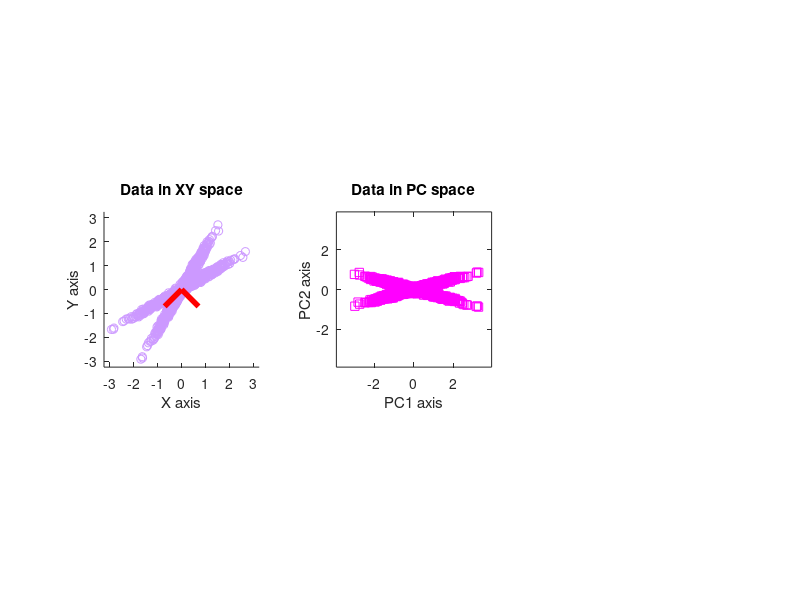

MATLAB code for this plot: (Note: this script raises an error after producing the figure.)
%% Independent components analysis
% ICA, PCA, GED on simulated data
%%
% Generate data
x = [ 1*randn(1000,1) .05*randn(1000,1) ];

% Rotation matrix
th = -pi/6;
R1 = [ cos(th) -sin(th); sin(th) cos(th) ];
th = -pi/3;
R2 = [ cos(th) -sin(th); sin(th) cos(th) ];

% Rotate the data to impose correlations
y = [ x*R1 ; x*R2 ];

% Plot the data in its original data space
figure(1), clf
subplot(131), hold on
h(1) = plot(y(:,1),y(:,2),'o');
set(h(1),'color',[.8 .6 1])

% Make the plot look nicer
datarange = max(y(:))*1.2;
set(gca,'xlim',[-datarange datarange],'ylim',[-datarange datarange])
xlabel('X axis'), ylabel('Y axis')
axis square
title('Data in XY space')

%%% PCA on data
y = bsxfun(@minus,y,mean(y,1));
covmat = (y'*y) / length(y);
[evecsY,evalsY] = eig(covmat);

% Compute PC scores
pc1 = y*evecsY(:,1);
pc2 = y*evecsY(:,2);

% Plot eigenvectors scaled by their eigenvalues
h(2:3) = plot([[0; 0] evecsY(1,:)']',[[0; 0] evecsY(2,:)']','r','linew',4);

% Plot the data in PC space
subplot(132)
plot(pc2,pc1,'ms')

% Make the plot look a bit nicer
datarange = max([pc1(:); pc2(:)])*1.2;
set(gca,'xlim',[-datarange datarange],'ylim',[-datarange datarange])
xlabel('PC1 axis'), ylabel('PC2 axis'), axis square
title('Data in PC space')

%%% Run ICA
ivecs = jader(y');

% Compute IC scores
ic_scores = ivecs*y';

% Plot the IC vectors
subplot(131)
h(4:5) = plot([[0; 0] ivecs(1,:)']',[[0; 0] ivecs(2,:)']','k','linew',4);
legend(h([1 2 4]),{'Data';'PC';'IC'})

% Plot the data in IC space
subplot(133)
plot(ic_scores(1,:),ic_scores(2,:),'ms')
datarange = max(ic_scores(:))*1.2;
set(gca,'xlim',[-datarange datarange],'ylim',[-datarange datarange])
xlabel('IC1 axis'), ylabel('IC2 axis'), axis square
title('Data in IC space')

%% Part 2: simulated EEG datae
close all; clear all

%%
% Load mat file containing EEG, leadfield and channel locations
load emptyEEG

% Pick a dipole location in the brain
diploc = 109;

% Normalize dipoles
lf.GainN = bsxfun(@times,squeeze(lf.Gain(:,1,:)),lf.GridOrient(:,1)') + bsxfun(@times,squeeze(lf.Gain(:,2,:)),lf.GridOrient(:,2)') + bsxfun(@times,squeeze(lf.Gain(:,3,:)),lf.GridOrient(:,3)');

% Plot brain dipoles
figure(1), clf, subplot(221)
plot3(lf.GridLoc(:,1), lf.GridLoc(:,2), lf.GridLoc(:,3), 'o')
hold on
plot3(lf.GridLoc(diploc,1), lf.GridLoc(diploc,2), lf.GridLoc(diploc,3), 's','markerfacecolor','w','markersize',10)
rotate3d on, axis square, axis off
title('Brain dipole locations')

% Each dipole can be projected onto the scalp using the forward model. 
% The code below shows this projection from one dipole.
subplot(222)
topoplotIndie(lf.GainN(:,diploc), EEG.chanlocs,'numcontour',0,'electrodes','numbers','shading','interp');
title('Signal dipole projection')

% Now we generate random data in brain dipoles.
% create 1000 time points of random data in brain dipoles
% (note: the '1' before randn controls the amount of noise)
dipole_data = 1*randn(length(lf.Gain),1000);

% Add signal to second half of dataset
dipole_data(diploc,501:end) = 15*sin(2*pi*10*(0:499)/EEG.srate);

% Project dipole data to scalp electrodes
EEG.data = lf.GainN*dipole_data;

% Meaningless time series
EEG.times = (0:size(EEG.data,2)-1)/EEG.srate;

% Plot the data from one channel
subplot(212), hold on, plot(.5,0,'HandleVisibility','off');
plot(EEG.times,dipole_data(diploc,:)/norm(dipole_data(diploc,:)),'linew',4)
plot(EEG.times,EEG.data(31,:)/norm(EEG.data(31,:)),'linew',2)
xlabel('Time (s)'), ylabel('Amplitude (norm.)')
legend({'Dipole';'Electrode'})

%% Create covariance matrices
% Compute covariance matrix R is first half of data
tmpd = EEG.data(:,1:500);
tmpd = bsxfun(@minus,tmpd,mean(tmpd,2));
covR = tmpd*tmpd'/500;

% Compute covariance matrix S is second half of data
tmpd = EEG.data(:,501:end);
tmpd = bsxfun(@minus,tmpd,mean(tmpd,2));
covS = tmpd*tmpd'/500;

%%% Plot the two covariance matrices
figure(2), clf

% S matrix
subplot(131)
imagesc(covS)
title('S matrix')
axis square, set(gca,'clim',[-1 1]*1e6)

% R matrix
subplot(132)
imagesc(covR)
title('R matrix')
axis square, set(gca,'clim',[-1 1]*1e6)

% R^{-1}S
subplot(133)
imagesc(inv(covR)*covS)
title('R^-^1S matrix')
axis square, set(gca,'clim',[-10 10])

%% %%%%%%%%%%%%%%%%%%%%%%%%%%%%% %%
%                                 %
%  Dimension compression via PCA  %
%                                 %
%%%%%%%%%%%%%%%%%%%%%%%%%%%%%%%%%%%
% PCA
[evecs,evals] = eig(covS+covR);

% Sort eigenvalues/vectors
[evals,sidx] = sort(diag(evals),'descend');
evecs = evecs(:,sidx);

% Plot the eigenspectrum
figure(3), clf
subplot(231)
plot(evals./max(evals),'s-','markersize',15,'markerfacecolor','k')
axis square
set(gca,'xlim',[0 20.5])
title('PCA eigenvalues')
xlabel('Component number'), ylabel('Power ratio (norm-\lambda)')

% Component time series is eigenvector as spatial filter for data
comp_ts = evecs(:,1)'*EEG.data;

% Normalize time series (for visualization)
dipl_ts = dipole_data(diploc,:) / norm(dipole_data(diploc,:));
comp_ts = comp_ts / norm(comp_ts);
chan_ts = EEG.data(31,:) / norm(EEG.data(31,:));

% Plot the time series
subplot(212), hold on
plot(EEG.times,.3+dipl_ts,'linew',2)
plot(EEG.times,.15+chan_ts)
plot(EEG.times,comp_ts)
legend({'Truth';'EEG channel';'PCA time series'})
set(gca,'ytick',[])
xlabel('Time (a.u.)')

%% Spatial filter forward model
% The filter forward model is what the source "sees" when it looks through the
% electrodes. It is obtained by passing the covariance matrix through the filter.
filt_topo = evecs(:,1);

% Eigenvector sign uncertainty can cause a sign-flip, which is corrected for by 
% forcing the largest-magnitude projection electrode to be positive.
[~,se] = max(abs( filt_topo ));
filt_topo = filt_topo * sign(filt_topo(se));

% Plot the maps
subplot(232)
topoplotIndie(lf.GainN(:,diploc), EEG.chanlocs,'numcontour',0,'electrodes','numbers','shading','interp');
title('Truth topomap')

subplot(233)
topoplotIndie(filt_topo,EEG.chanlocs,'electrodes','numbers','numcontour',0);
title('PCA forward model')

%% %%%%%%%%%%%%%%%%%%%%%%%%%%%%% %%
%                                 %
%    Source separation via GED    %
%                                 %
%%%%%%%%%%%%%%%%%%%%%%%%%%%%%%%%%%%
% Generalized eigendecomposition (GED)
[evecs,evals] = eig(covS,covR);

% Sort eigenvalues/vectors
[evals,sidx] = sort(diag(evals),'descend');
evecs = evecs(:,sidx);

% Plot the eigenspectrum
figure(4), clf
subplot(231)
plot(evals./max(evals),'s-','markersize',15,'markerfacecolor','k')
axis square
set(gca,'xlim',[0 20.5])
title('GED eigenvalues')
xlabel('Component number'), ylabel('Power ratio (norm-\lambda)')

% Component time series is eigenvector as spatial filter for data
comp_ts = evecs(:,1)'*EEG.data;

%% Plot for comparison
% Normalize time series (for visualization)
dipl_ts = dipole_data(diploc,:) / norm(dipole_data(diploc,:));
comp_ts = comp_ts / norm(comp_ts);
chan_ts = EEG.data(31,:) / norm(EEG.data(31,:));

% Plot the time series
subplot(212), hold on
plot(EEG.times,.3+dipl_ts,'linew',2)
plot(EEG.times,.15+chan_ts)
plot(EEG.times,comp_ts)
legend({'Truth';'EEG channel';'GED time series'})
set(gca,'ytick',[])
xlabel('Time (a.u.)')

%% Spatial filter forward model
% The filter forward model is what the source "sees" when it looks through the
% electrodes. It is obtained by passing the covariance matrix through the filter.
filt_topo = covS*evecs(:,1);

% Eigenvector sign uncertainty can cause a sign-flip, which is corrected for by 
% forcing the largest-magnitude projection electrode to be positive.
[~,se] = max(abs( filt_topo ));
filt_topo = filt_topo * sign(filt_topo(se));

% Plot the maps
subplot(232)
topoplotIndie(lf.GainN(:,diploc), EEG.chanlocs,'numcontour',0,'electrodes','numbers','shading','interp');
title('Truth topomap')

subplot(233)
topoplotIndie(filt_topo,EEG.chanlocs,'electrodes','numbers','numcontour',0);
title('GED forward model')

%% %%%%%%%%%%%%%%%%%%%%%%%%%%%%% %%
%                                 %
%    Source separation via ICA    %
%                                 %
%%%%%%%%%%%%%%%%%%%%%%%%%%%%%%%%%%%
% Run ICA and compute IC time series and maps
icvecs = jader(EEG.data,20);
ICs    = icvecs(1,:)*EEG.data;
icmaps = pinv(icvecs');
ICenergy = sum(icmaps.^2,2);

figure(5), clf

% Plot component energy
subplot(231)
plot(ICenergy./max(ICenergy),'s-','markersize',15,'markerfacecolor','k')
axis square
set(gca,'xlim',[0 20.5])
title('IC energy')
xlabel('Component number'), ylabel('Power ratio (norm-\lambda)')

% Plot the maps
subplot(232)
topoplotIndie(lf.GainN(:,diploc), EEG.chanlocs,'numcontour',0,'electrodes','numbers','shading','interp');
title('Truth topomap')

subplot(233)
topoplotIndie(icmaps(1,:),EEG.chanlocs,'electrodes','numbers','numcontour',0);
title('IC forward model')

% Plot the time series
subplot(212), hold on
plot(EEG.times,.3+dipl_ts,'linew',2)
plot(EEG.times,.15+chan_ts)
plot(EEG.times,ICs)
legend({'Truth';'EEG channel';'IC time series'})
set(gca,'ytick',[])
xlabel('Time (a.u.)')

%% end.